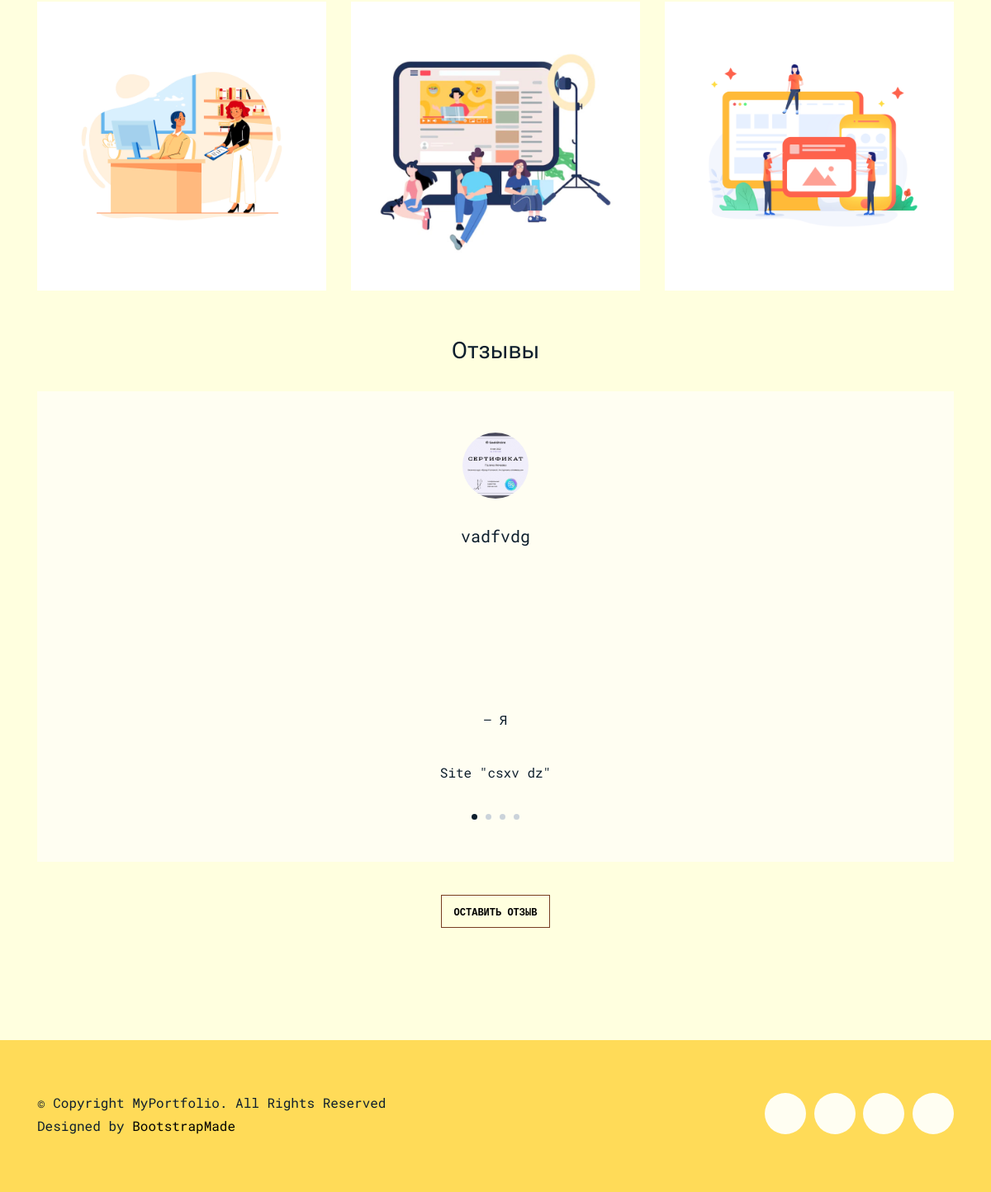
Before: /review/ (lower part) with the older database file.
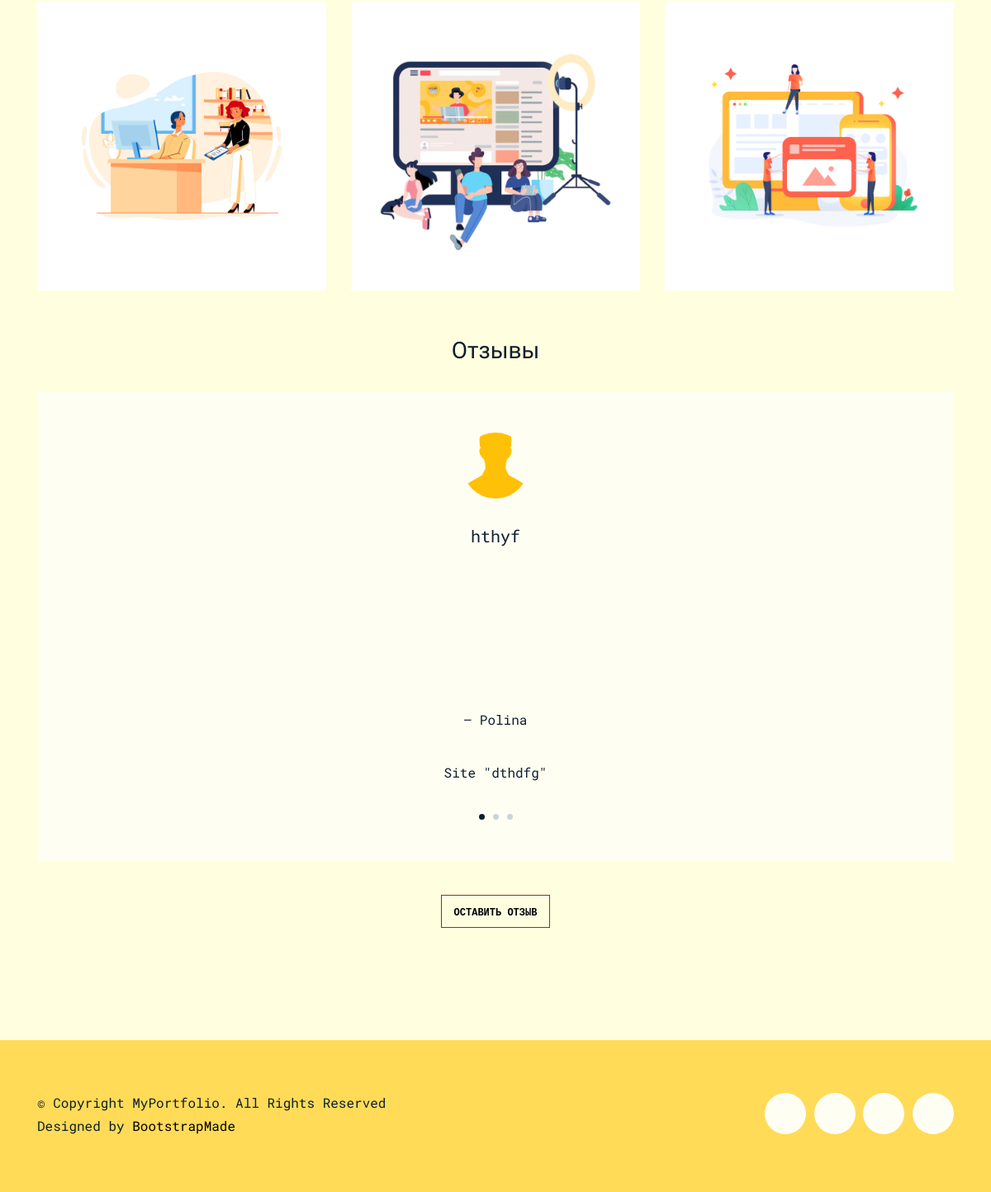
After: the same page with the newer database file.
### mainapp/models.py (models this page shows, shortened)
class Comment(models.Model):
    user_name = models.CharField(verbose_name='имя', max_length=128, blank=False)
    email = models.EmailField(max_length=254, unique=True)
    is_checked = models.BooleanField(verbose_name='подтверждение почты', db_index=True, default=False)
    web_site = models.CharField(verbose_name='название сайта', max_length=36, blank=False)
    comment = models.TextField(verbose_name='комментарий', max_length=254, blank=False)
    photo = models.ImageField(upload_to='comment_photo', blank=True, default='/unknowing/default.svg')
    activation_key = models.CharField(max_length=128, blank=True)
    activation_key_expires = models.DateTimeField(default=(now() + timedelta(hours=48)))

### mainapp/views.py (the view)
# urls.py: path('review/', MainListView.as_view(), name='index'),
class MainListView(TitleContextMixin, ListView):
    title = 'Отзывы'
    template_name = 'mainapp/review.html'
    model = Comment
    def get_context_data(self, **kwargs):
        context = super(TitleContextMixin, self).get_context_data(**kwargs)
        context.update(
            title=self.get_title()
        )
        context['comment_list'] = Comment.objects.filter(is_checked=True).order_by('?')[:9]
        return context

### mainapp/views.py (called while the page is built)
    def get_title(self):
        return getattr(self, 'title', '')

### mainapp/templates/mainapp/review.html (shortened to what this page needs)
{% extends 'mainapp/base.html'%}
{%load static%}
  {%block 'content' %}
  <main id="main">
    <div class="site-section site-portfolio">
      <div class="container">
        <div id="portfolio-grid" class="row no-gutter" data-aos="fade-up" data-aos-delay="200">
          <div class="item design col-sm-6 col-md-4 col-lg-4 mb-4">
            <a class="item-wrap fancybox">
              <img class="img-fluid" src="{% static 'img/IMG_5.JPEG' %}">
            </a>
          </div>
          <div class="item photography col-sm-6 col-md-4 col-lg-4 mb-4">
            <a class="item-wrap fancybox">
              <img class="img-fluid" src="{% static 'img/IMG_6.JPEG' %}">
            </a>
          </div>
          <div class="item branding col-sm-6 col-md-4 col-lg-4 mb-4">
            <a class="item-wrap fancybox">
              <img class="img-fluid" src="{% static 'img/img_12.JPEG' %}">
            </a>
          </div>
        </div>
      </div>
    </div>
    <div class="site-section pt-0">
      <div class="container">
        {% if comment_list %}
        <div class="row justify-content-center text-center mb-4">
          <div class="col-5">
            <h3 class="h3 heading">Отзывы</h3>
          </div>
        </div>
        <div class="owl-carousel testimonial-carousel">
          {% for comment in comment_list %}
              {% if comment.is_checked %}
                <div class="testimonial-wrap">
                  <div class="testimonial">
                      <img class="img-fluid photo-comm" src="/media/{{ comment.photo }}" alt="Image">
                      <blockquote>
                        <p class="comment-text">{{comment.comment}}</p>
                      </blockquote>
                      <p>&mdash; {{comment.user_name}}</p><br>
                      <p>Site "{{comment.web_site}}"</p>
                  </div>
                </div>
              {% endif %}
          {% endfor %}
        </div>
        {% endif %}
        <div class="row justify-content-center text-center mb-4 mt-40">
          <div class="col-5">
            <p><a href="{% url 'comment' %}" class="readmore">Оставить отзыв</a></p>
          </div>
        </div>
      </div>
    </div>
  </main>
  {% endblock %}

Changed rows visible on the page:
removed Comment: photo (picture), comment "vadfvdg", user_name "Я", web_site "csxv dz"
added Comment: photo (placeholder picture), comment "hthyf", user_name "Polina", web_site "dthdfg"
